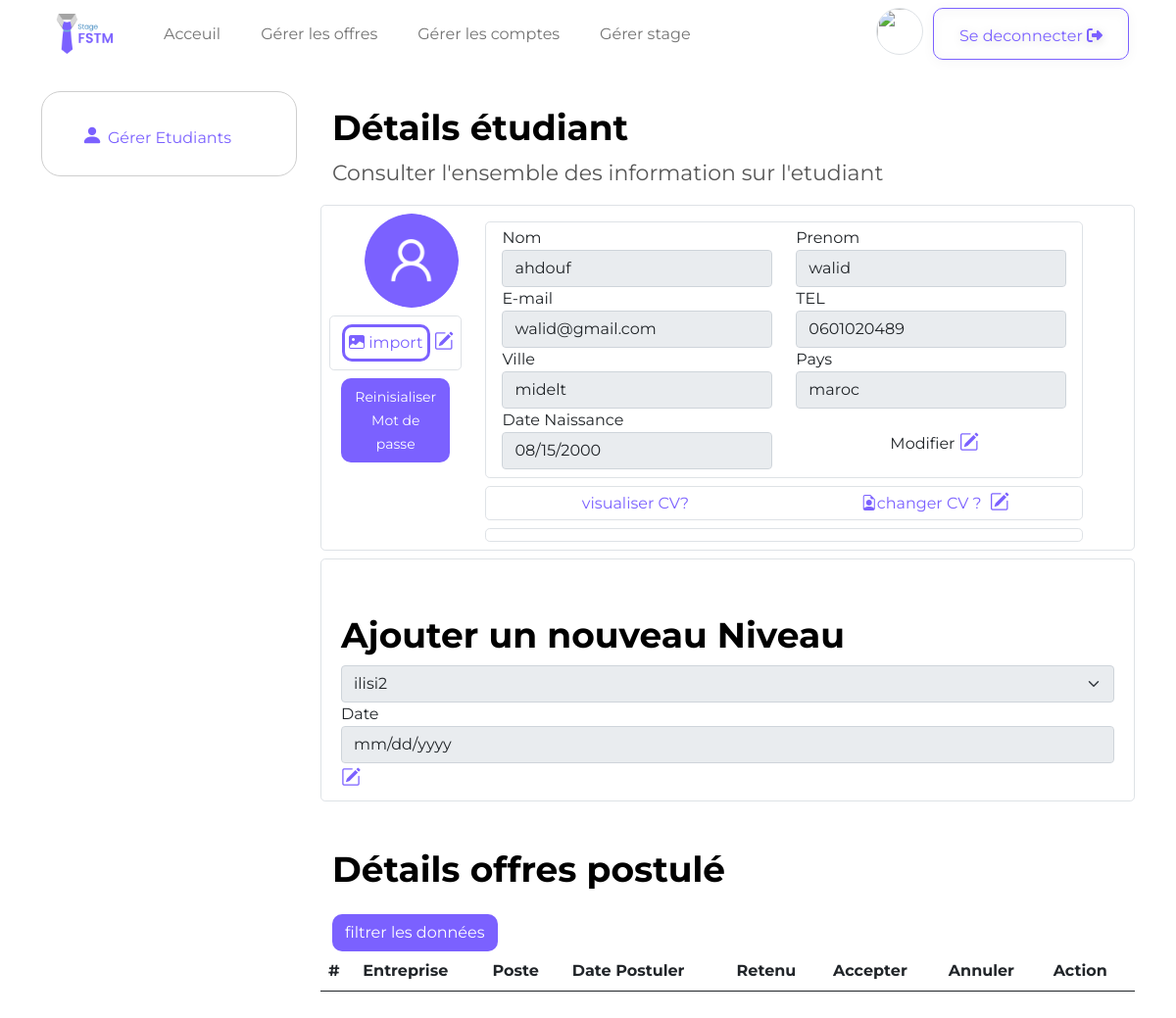
/pages/resposable-details-etudiant.php?cne=CD121232 (signed in), run on the app's committed database.
### tables this page shows
CREATE TABLE `etudiant` (
  `CNE_ETU` varchar(11) NOT NULL,
  `PRENOM_ETU` varchar(35) DEFAULT NULL,
  `NOM_ETU` varchar(35) DEFAULT NULL,
  `DATENAISS_ETU` date DEFAULT NULL,
  `EMAIL_ENS_ETU` varchar(50) DEFAULT NULL,
  `MOTDEPASSE_ETU` char(100) DEFAULT NULL,
  `CV_ETU` varchar(1024) DEFAULT NULL,
  `IMG_ETU` varchar(1024) DEFAULT NULL,
  `TEL_ETU` varchar(15) DEFAULT NULL,
  `VILLE_ETU` varchar(25) DEFAULT NULL,
  `PAYS_ETU` varchar(25) DEFAULT NULL,
  `ACTIVE_ETU` tinyint(1) DEFAULT NULL
);

### phpQueries/respoRequiries.php (called while the page is built, shortened)
<?php
    require('conxnBDD.php');
$respon_username=$_SESSION['auth'];
$req="SELECT RESPONSABLE.IMAGE_RESP
  from RESPONSABLE
   where  RESPONSABLE.USERNAME_RES='$respon_username';";
$Smt_im=$bdd->query($req);
$rspim=$Smt_im->fetch(2);
$respon_img=$rspim['IMAGE_RESP'];
?>

### phpQueries/uploads.php (called while the page is built, shortened)
<?php
require( __DIR__.'../../phpQueries/respoRequiries.php');

### pages/resposable-details-etudiant.php (the view, shortened to what this page needs)
<?php
require(  __DIR__.'../../phpQueries/uploads.php');
$cne=$_GET['cne'];
$req1="SELECT * FROM ETUDIANT  where CNE_ETU='$cne';";
$Smt1=$bdd->query($req1);
$detaiEtu=$Smt1->fetch(2);
if( empty($detaiEtu['IMG_ETU'])){
    $detaiEtu['IMG_ETU']="../ressources/user.png";
}
$donnee=array(
    $detaiEtu['NOM_ETU'],
    $detaiEtu['PRENOM_ETU'],
    $detaiEtu['EMAIL_ENS_ETU'],
    $detaiEtu['TEL_ETU'],
    $detaiEtu['VILLE_ETU'],
    $detaiEtu['PAYS_ETU'],
    $detaiEtu['DATENAISS_ETU'],
    $detaiEtu['CV_ETU'],
    $detaiEtu['MOTDEPASSE_ETU'],
    $detaiEtu['IMG_ETU']
);
?>
<!DOCTYPE html>
<html lang="en">
  <head>
    <link
      href="https://cdn.jsdelivr.net/npm/bootstrap@5.0.2/dist/css/bootstrap.min.css"
      rel="stylesheet"
    />
    <link rel="stylesheet" href=" https://cdnjs.cloudflare.com/ajax/libs/font-awesome/6.1.1/css/all.min.css">
    <link
      rel="stylesheet"
      href="https://cdn.jsdelivr.net/npm/bootstrap-icons@1.3.0/font/bootstrap-icons.css"
    />
    <link rel="stylesheet" href="../css/style.css" />
  </head>
  <body>
     <nav class="navbar navbar-expand-lg navbar-light m-0">
      <div class="container-fluid px-5">
        <a class="navbar-brand" href="#">
          <img id="logo" src="../assets/icon/logo.png" alt="logo" />
        </a>
        <div class="collapse navbar-collapse" id="navbarSupportedContent">
          <ul class="navbar-nav me-auto mb-2 mb-lg-0">
            <li class="nav-item active">
              <a class="nav-link " aria-current="page" href="homeRespo.php">Acceuil</a
              >
            </li>
            <li class="nav-item">
              <a class="nav-link" href="gererOffre.php">Gérer les offres</a>
            </li>
            <li class="nav-item">
              <a class="nav-link" href="gererEtudiant.php">Gérer les comptes</a>
            </li>
            <li class="nav-item">
              <a class="nav-link" href="gererStage.php">Gérer stage</a>
            </li>
          </ul>
          <div class="d-flex">
              <a  href="../pages/respoProfil.php">
                  <img class="profile_icon rounded-circle border" src="<?php echo $respon_img;?>" alt="">
              </a>            <a
              name=""
              id="seDeconnecter"
              class="btn btn-outline-primary  btn-selector pt-3"
              href="login.php"
              role="button"
              >Se deconnecter
              <i class="fa-solid fa-right-from-bracket"></i>
              </a>
          </div>
        </div>
      </div>
    </nav>
    <div class="container ">
      <div class="row">
      <div class="col-xl-3   col-sm-12">
                        <div class="sidebar  ps-2 pe-2 pt-2 pb-2  mt-4">
                            <ul type="none">
                            <li > <a href="gererEtudiant.php" ><i class=" active  bi bi-person-fill"></i>Gérer Etudiants</a></li>
                            </ul>
                        </div>
                    </div>
        <div class="p-4 col-xl-9 col-sm-12">
            <div class="intro  mt-3">
                <h3> <b>Détails étudiant</b>  </h3>
            </div>
            <div class="intro ">
               <p>
                Consulter l'ensemble des information sur l'etudiant
            </p>
            </div>
            <div class="row  border border-link rounded-3 p-2">
                <div class="col-xl-2 col-sm-12 me-4 " >
                    <img style="width: 96px;height: 96px;" class="mx-auto mb-2 ms-4 rounded-circle" src="<?php echo $donnee[9];?>" alt="">
                    <div class="row border rounded-3 py-2">
                        <form   action="" class="m-0 pe-0" method="POST" enctype="multipart/form-data">
                            <label for="imgEtu" class="p-1 btn-import-img" ><i class="bi bi-image-fill"></i> import</label>
                            <a onclick="modifySubmitdate('inputImg','modifyphoto','subbtnimg')" id="modifyphoto" type="btn"><i id="modifier" style="font-size: 20px;color: #7B61FF;cursor: pointer;" class="bi bi-pencil-square"></i></a>
                        </form>
                    </div>
                    <div class="row  mt-2 p-0 ">
                        <form   action="" method="get">
                            <button type="submit" name="passOublier" class="btn btn-filtre m-0"  id="subbtn" ><small>Reinisialiser Mot de passe</small></button>
                        </form>
                    </div>
                </div>
                <div class="col-xl-9 col-sm-12 " >
                    <div class="row ">
                        <div class="col mt-2">
                            <div class="row border rounded-3 mb-2 p-1 pb-2">
                                <form   action="" method="get" >
                                    <div class="row">
                                        <div class="col">
                                            <label for="inputNOM" >Nom </label>
                                            <input id="inputNOM" type="text"  class="form-control  inputPERSONE" disabled value="<?php echo $donnee[0];?>" name="nom" >
                                        </div>
                                        <div class="col">
                                            <label for="inputPRENOM" >Prenom </label>
                                            <input id="inputPRENOMN" type="text"  class="form-control  inputPERSONE" disabled value="<?php echo $donnee[1];?>" name="prenom" >
                                        </div>
                                    </div>
                                    <div class="row">
                                        <div class="col">
                                            <label for="inputEMAIL" >E-mail </label>
                                            <input id="inputEMAIL" type="email"  class="form-control  inputPERSONE" disabled value="<?php echo $donnee[2];?>" name="email" >
                                        </div>
                                        <div class="col">
                                            <label for="inputTEL" >TEL </label>
                                            <input id="inputTEL" type="text"  class="form-control  inputPERSONE" disabled value="<?php echo $donnee[3];?>" name="tel" >
                                        </div>
                                    </div>
                                    <div class="row">
                                        <div class="col">
                                            <label  >Ville </label>
                                            <input type="text" class="form-control inputPERSONE" disabled value="<?php echo $donnee[4];?>" name="ville" >
                                        </div>
                                        <div class="col">
                                            <label >Pays </label>
                                            <input type="text" class="form-control inputPERSONE" disabled  value="<?php echo $donnee[5];?>" name="pays" >
                                        </div>
                                    </div>
                                    <div class="row">
                                        <div class="col">
                                            <label for="inputDatnais">Date Naissance</label>
                                            <input id="inputDatnais" type="date" class="form-control inputPERSONE" disabled value="<?php echo $donnee[6];?>" name="datenais" >
                                        </div>
                                        <div class="col ">
                                            <label class="mt-4 ms-5 ps-5">Modifier</label>
                                            <a onclick="modifySubmitdate('inputPERSONE','modifyPERSONNE','subbtnPERSONNE')" id="modifyPERSONNE" type="btn"><i id="modifier" style="font-size: 20px;color: #7B61FF;cursor: pointer;" class="bi bi-pencil-square"></i></a>
                                        </div>
                                    </div>
                                </form>
                            </div>
                                <div class="row  border rounded-3">
                                    <div class="col d-flex align-items-center justify-content-center">
                                        <a href="<?php echo $donnee[7];?>" target="_blank">visualiser CV?</a>
                                    </div>
                                    <div class="col d-flex align-items-center justify-content-center">
                                        <form   action="" class="m-0 pe-0" method="POST" enctype="multipart/form-data">
                                            <label for="cvEtu" style="color: #7B61FF;" class="p-1" ><i class="bi bi-file-earmark-person"></i>changer CV ?</label>
                                            <a onclick="modifySubmitdate('inputCV','modifycv','subbtncv')" id="modifycv" type="btn"><i id="modifier" style="font-size: 20px;color: #7B61FF;cursor: pointer;" class="bi bi-pencil-square"></i></a>
                                        </form>
                                    </div>
                                </div>
                        </div>
                    </div>
                    <div class="row border rounded-3 mt-2 p-1 pb-2 ">
                    </div>
                </div>
            </div>
    <?php
    $req3="SELECT niv.LIBELLE_NIV,niv.NUM_NIV FROM NIVEAU niv where niv.NUM_NIV not in (
                                           select etu.NUM_NIV from ETUDIER etu where etu.CNE_ETU='$cne');";
    $Smt3=$bdd->query($req3);
    $nivs=$Smt3->fetchAll(2);
    if(!empty($nivs)){
        echo "<div class='row  border border-link rounded-3 p-2 mt-2'>
                                    <form   action='' method='get' >
                                        <input type='text' class='d-none'  value='". $cne."' name='cne' >
                                       <div class='intro  mt-5'> <h3> <b> Ajouter un nouveau Niveau</b></h3></div>
                                      ";
        echo " <select id='inputSociete' class='form-select inputnew' disabled name='newniv' aria-label='Default select example'>";
        foreach($nivs as $V):
            echo" <option  value=\"".$V['NUM_NIV']."\">".$V['LIBELLE_NIV']."</option>";
        endforeach;
        echo "  </select> <div class='col'>
                                            <label>Date</label>
                                            <input id='inputdtnew' required type='date' class='form-control inputnew' disabled  name='datnew' >
                                            <button type='submit' name='send' class='btn d-none'  id='subbtnajouter' >
                                                <i  style='font-size: 20px;color: #7B61FF;cursor: pointer;' class='m-0 p-0 bi bi-check-square'></i></button>
                                            <a onclick=\"modifySubmitdate('inputnew','modifynew','subbtnajouter')\" id='modifynew' type='btn'><i id='modifier' style='font-size: 20px;color: #7B61FF;cursor: pointer;' class='bi bi-pencil-square'></i></a>
                                        </div>
                                    </form>
                                </div>";
    }
    ?>
            <div class="intro  mt-5">
                <h3> <b>Détails offres postulé</b>  </h3>
             </div>
             <div class="mt-4">
                <button class="btn btn-filtre" type="button" data-bs-toggle="collapse" data-bs-target="#collapseExample" aria-expanded="false" aria-controls="collapseExample">
                    filtrer les données
                </button>
                <div class="row overflow-auto">
                    <table class="table">
                      <thead>
                        <tr>
                          <th scope="col">#</th>
                          <th scope="col">Entreprise</th>
                          <th scope="col">Poste</th>
                          <th scope="col">Date Postuler</th>
                          <th scope="col">Retenu</th>
                          <th scope="col">Accepter</th>
                          <th scope="col">Annuler</th>
                          <th scope="col">Action</th>
                        </tr>
                      </thead>
                    </table>
                  </div>
             </div>
      </div>
  </div>
    </div>
  </body>
</html>

### css/style.css (style rules this page uses)
* { font-family: "Montserrat"; }
#logo { width: 70px; }
nav { margin: 25px 80px; background-color: white; }
nav li { padding-left: 25px; }
.sidebar { border: 1px solid #CECECE; border-radius: 20px; position: sticky; top: 75px; z-index: 3; }
.sidebar i { font-size: 22px; margin-right: 5px; }
.sidebar li { margin-top: 20px; }
a { text-decoration: none; color: #7b61ff; }
.intro h3 { font-size: 36px; color: #000000; }
.intro p { font-size: 22px; color: #565656; }
.btn-filtre { background: #7B61FF; border-radius: 10px; }
.navbar { position: sticky; top: -1px; z-index: 4; }
.btn-import-img { border: 3px solid #7B61FF; border-radius: 10px; color: #7B61FF; }
.btn-selector { box-sizing: border-box; width: 200px; height: 53.19px; color:#7B61FF; border: 1px solid #7B61FF; filter: drop-shadow(0px 2px 5px rgba(0, 0, 0, 0.16)); border-radius: 10px; }
.profile_icon { width: 48px; height: 48px; margin-right: 10px; }
.btn-filtre { background: #7B61FF; border-radius: 10px; color: white; }

### data on the page
etudiant: nom "ahdouf", prenom "walid", email "walid@gmail.com", tel "0601020489", ville "midelt", pays "maroc", datenais "08/15/2000"

### other printed values
form field newniv "ilisi2"
